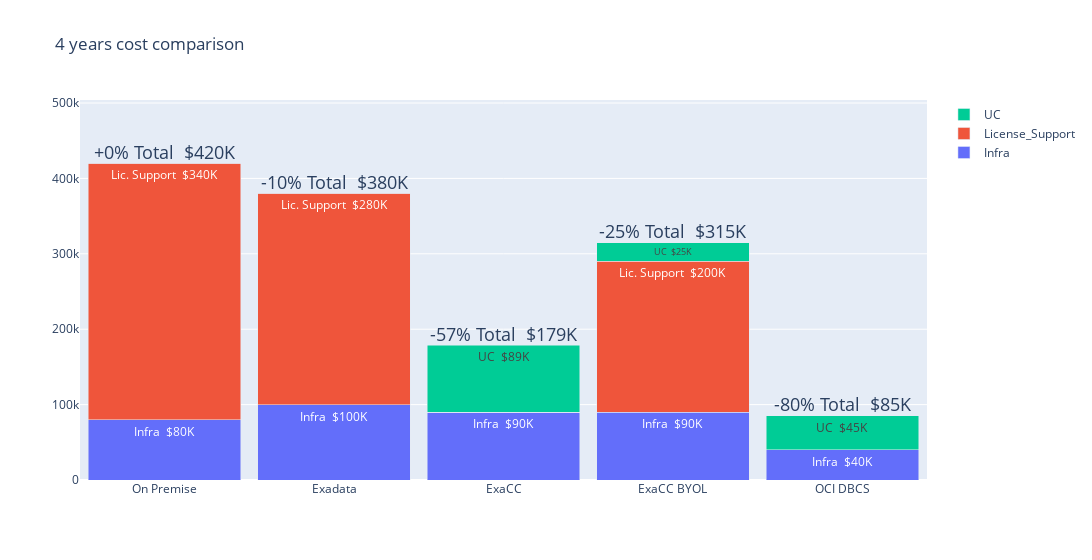

The notebook cell saved with this chart:
### Markdown cell above
De lehet ennél részletesebben is rajzolni ezzel a módszerrel

### Code cell
import pandas as pd
import plotly.graph_objects as go
Scenarios = ['On Premise', 'Exadata', 'ExaCC', 'ExaCC BYOL', 'OCI DBCS']
Infrastructure = [80000, 100000, 90000, 90000, 40000]
License_support = [340000, 280000, 0, 200000, 0]
Universal_credits=[0,0,89000,25000,45000]
width = 0.9       # the width of the bars: can also be len(x) sequence

Totals=list(map(lambda a,b,c: a+b+c, Infrastructure, License_support,Universal_credits))

data={'Scenarios':Scenarios,'Infra':Infrastructure,'License_support':License_support,'UC':Universal_credits}
df=pd.DataFrame(data)
df.set_index('Scenarios', inplace=True)
fig=go.Figure(
    data=[
        go.Bar(
            name="Infra",
            x=df.index,
            y=df.Infra,
            offsetgroup=0,
            text=list(map(lambda val: 'Infra \n${:,.0f}K'.format(val/1000) if(val>0) else "",df.Infra)),
            textposition="inside"
        ),
         go.Bar(
            name="License_Support",
            x=df.index,
            y=df.License_support,
            offsetgroup=0,
            text=list(map(lambda val: 'Lic. Support \n${:,.0f}K'.format(val/1000) if(val>0) else "",df.License_support)),
            textposition="inside",
            textfont=dict(
                color="white"
            )
        ),       
        go.Bar(
            name="UC",
            x=df.index,
            y=df.UC,
            offsetgroup=0,
            text=list(map(lambda val: 'UC \n${:,.0f}K'.format(val/1000) if(val>0) else "",df.UC)),
            textposition="inside"
        )
    ]
)
fig.update_layout(barmode="stack",bargap=0.1)

totalSum=df.sum(axis="columns")
totalSumText=list(map(lambda val: '{:+.0%} Total \n${:,.0f}K'.format(val/totalSum.max()-1,val/1000) if(val>0) else "",totalSum))
fig.add_trace(go.Scatter(
#    x=df.Scenarios, 
    x=df.index,
    y=totalSum,
    text=totalSumText,
    mode="text",
    textposition='top center',
    textfont=dict(
        size=18,
    ),
    showlegend=False
))
fig.update_yaxes(range=[0,totalSum.max()*1.2])
fig.update_layout(title="4 years cost comparison",width=df.index.size*220)
fig.show()

### Figure 1 — Plotly figure (JSON) as saved in the notebook; plotly's stock layout.template omitted (floating-point values rounded to 4 significant figures)
{"data": [{"name": "Infra", "offsetgroup": "0", "text": ["Infra \n$80K", "Infra \n$100K", "Infra \n$90K", "Infra \n$90K", "Infra \n$40K"], "textposition": "inside", "type": "bar", "x": ["On Premise", "Exadata", "ExaCC", "ExaCC BYOL", "OCI DBCS"], "y": [80000, 100000, 90000, 90000, 40000]}, {"name": "License_Support", "offsetgroup": "0", "text": ["Lic. Support \n$340K", "Lic. Support \n$280K", "", "Lic. Support \n$200K", ""], "textfont": {"color": "white"}, "textposition": "inside", "type": "bar", "x": ["On Premise", "Exadata", "ExaCC", "ExaCC BYOL", "OCI DBCS"], "y": [340000, 280000, 0, 200000, 0]}, {"name": "UC", "offsetgroup": "0", "text": ["", "", "UC \n$89K", "UC \n$25K", "UC \n$45K"], "textposition": "inside", "type": "bar", "x": ["On Premise", "Exadata", "ExaCC", "ExaCC BYOL", "OCI DBCS"], "y": [0, 0, 89000, 25000, 45000]}, {"mode": "text", "showlegend": false, "text": ["+0% Total \n$420K", "-10% Total \n$380K", "-57% Total \n$179K", "-25% Total \n$315K", "-80% Total \n$85K"], "textfont": {"size": 18}, "textposition": "top center", "type": "scatter", "x": ["On Premise", "Exadata", "ExaCC", "ExaCC BYOL", "OCI DBCS"], "y": [420000, 380000, 179000, 315000, 85000]}], "layout": {"bargap": 0.1, "barmode": "stack", "title": {"text": "4 years cost comparison"}, "width": 1100, "yaxis": {"range": [0, 504000]}}}
